Frame 1 (no input): blank canvas, image omitted
Frame 60 (the mouse pressed at the canvas centre just before this capture): blank canvas, image omitted
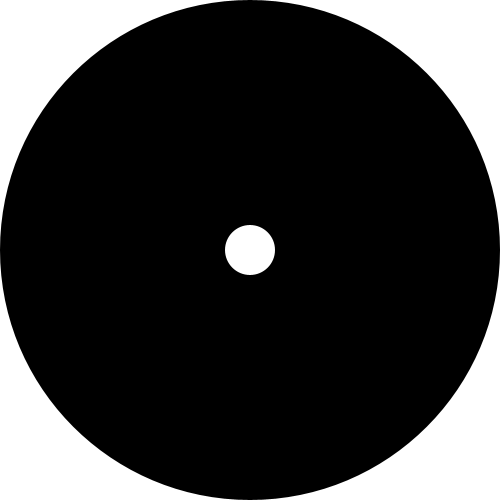
Frame 120 (the mouse held since frame 60 and released just before this capture)

The Processing sketch whose frames 1 and 60 were blank and that drew this single picture after the mouse press (run headless with seeded random() and noise(); from frame 60 on, the mouse is pressed at the canvas centre):

// Processing sketch: circles
// ── circles.pde
//float a = random(255);
int color_a = 255;
//float b = random(255);
//int color_b = 0;
//int i=0;
//int j=0;

void setup() {
  //frameRate(2);
  size(500, 500);
  noStroke();
  smooth();
  
}

void draw() {
float x = dist(width/2, height/2, mouseX, mouseY); 
float y = map(x, 0, 353.55, 0, 255);
float z = int(y);
  background(255);
  //for (int i = 0; i < 255; i++) {
    fill(z);
    ellipse(width/2, height/2, 500, 500);
  //}
  
  fill(color_a);
  ellipse(width/2, height/2, 50, 50);
  
  println(x);
 // i++;
  //j++;
}
